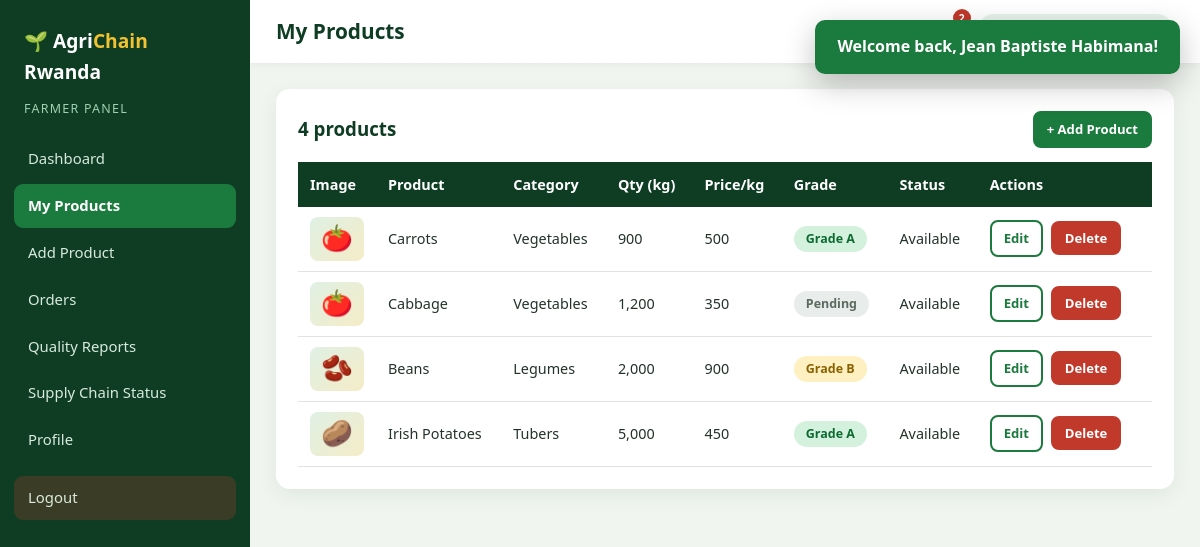
Screenshot of /farmer/products.php (signed in) with the database file from the repository.
### tables this page shows
CREATE TABLE products (
    id INT AUTO_INCREMENT PRIMARY KEY,
    farmer_id INT NOT NULL,
    category_id INT NOT NULL,
    location_id INT NOT NULL,
    name VARCHAR(100) NOT NULL,
    description TEXT NULL,
    quantity_kg DECIMAL(10,2) NOT NULL DEFAULT 0.00,
    price_per_kg DECIMAL(10,2) NOT NULL,
    image VARCHAR(255) NULL,
    quality_grade ENUM('A','B','C','Pending') NOT NULL DEFAULT 'Pending',
    availability ENUM('Available','Low Stock','Sold Out') NOT NULL DEFAULT 'Available',
    created_at TIMESTAMP NOT NULL DEFAULT CURRENT_TIMESTAMP,
    FOREIGN KEY (farmer_id)   REFERENCES farmers(id)    ON DELETE CASCADE,
    FOREIGN KEY (category_id) REFERENCES categories(id),
    FOREIGN KEY (location_id) REFERENCES locations(id)
);

CREATE TABLE categories (
    id INT AUTO_INCREMENT PRIMARY KEY,
    name VARCHAR(80) NOT NULL UNIQUE,
    description VARCHAR(255) NULL
);

### includes/auth.php (called while the page is built, shortened)
<?php
require_once __DIR__ . '/../config/database.php';
require_once __DIR__ . '/functions.php';
function user() { return $_SESSION['user'] ?? null; }
function current_farmer() {
    return db_one("SELECT f.*, u.full_name, u.email, u.phone FROM farmers f JOIN users u ON f.user_id=u.id WHERE f.user_id=?", 'i', [user()['id']]);
}

### farmer/products.php (the view, shortened to what this page needs)
<?php
require_once __DIR__ . '/../includes/auth.php';
$f = current_farmer();
$products = db_all("SELECT p.*, c.name AS category FROM products p JOIN categories c ON p.category_id=c.id WHERE p.farmer_id=? ORDER BY p.id DESC", 'i', [$f['id']]);
require_once __DIR__ . '/../includes/dash_header.php';
?>
<div class="panel"><div class="panel-head"><h3><?= count($products) ?> products</h3><a href="add-product.php" class="btn btn-sm">+ Add Product</a></div>
<div class="table-wrap"><table class="table"><thead><tr><th>Image</th><th>Product</th><th>Category</th><th>Qty (kg)</th><th>Price/kg</th><th>Grade</th><th>Status</th><th>Actions</th></tr></thead><tbody>
<?php foreach ($products as $p): ?>
<tr><td class="thumb"><?= product_visual($p) ?></td><td><?= e($p['name']) ?></td><td><?= e($p['category']) ?></td><td><?= number_format($p['quantity_kg']) ?></td><td><?= number_format($p['price_per_kg']) ?></td>
<td><?= grade_badge($p['quality_grade']) ?></td><td><?= e($p['availability']) ?></td>
<td class="actions"><a class="btn btn-sm btn-outline" href="edit-product.php?id=<?= $p['id'] ?>">Edit</a>
<form method="post" class="inline"><?= csrf_field() ?><input type="hidden" name="delete_id" value="<?= $p['id'] ?>"><button class="btn btn-sm btn-danger" data-confirm="Delete this product?">Delete</button></form></td></tr>
<?php endforeach; ?>
</tbody></table></div></div>
<?php require_once __DIR__ . '/../includes/dash_footer.php'; ?>

### includes/functions.php (shortened to what this page needs)
<?php
function db_all($sql, $types = '', $params = []) {
    global $conn;
    $st = $conn->prepare($sql);
    if ($types !== '') { $st->bind_param($types, ...$params); }
    $st->execute();
    $res = $st->get_result();
    return $res ? $res->fetch_all(MYSQLI_ASSOC) : [];
}
function db_one($sql, $types = '', $params = []) {
    $rows = db_all($sql, $types, $params);
    return $rows[0] ?? null;
}
function e($v) { return htmlspecialchars((string)$v, ENT_QUOTES, 'UTF-8'); }
function grade_badge($g) {
    if ($g === 'Pending') return '<span class="badge grade-pending">Pending</span>';
    return '<span class="badge grade-' . strtolower($g) . '">Grade ' . e($g) . '</span>';
}
function cat_emoji($cat) {
    $m = ['Tubers'=>'🥔','Cereals'=>'🌽','Cash Crops'=>'☕','Legumes'=>'🫘','Vegetables'=>'🍅','Fruits'=>'🍌'];
    return $m[$cat] ?? '🌱';
}
function product_visual($p) {
    $file = basename($p['image'] ?? '');
    return '<div class="img-placeholder"><span>' . cat_emoji($p['category'] ?? '') . '</span></div>';
}

### css/style.css (style rules this page uses)
:root { --green:#1b7a3d; --green-dark:#0f3d24; --green-mid:#2f9e57; --green-light:#e6f3ea; --gold:#f2c230; --blue:#1d6fb8; --bg:#f6f8f3; --white:#fff; --text:#233328; --muted:#6a7a6f; --border:#dde6dc; --danger:#c0392b; --radius:14px; --shadow:0 6px 20px rgba(15,61,36,.08); }
* { box-sizing:border-box;margin:0;padding:0 }
html { scroll-behavior:smooth }
body { font-family:'Segoe UI',system-ui,-apple-system,Roboto,Arial,sans-serif;background:var(--bg);color:var(--text);line-height:1.6 }
a { color:var(--green);text-decoration:none }
h1,h2,h3,h4 { line-height:1.25;color:var(--green-dark) }
.btn { display:inline-block;background:var(--green);color:#fff;border:2px solid var(--green);padding:10px 20px;border-radius:10px;font-weight:600;font-size:.95rem;cursor:pointer;transition:.2s;text-align:center;font-family:inherit }
.btn-sm { padding:6px 12px;font-size:.82rem;border-radius:8px }
.btn-outline { background:transparent;color:var(--green) }
.btn-danger { background:var(--danger);border-color:var(--danger) }
.img-placeholder { height:100%;display:flex;align-items:center;justify-content:center;background:linear-gradient(135deg,#dff0e4,#f5ecc7) }
.img-placeholder span { font-size:4.2rem }
.badge { display:inline-block;padding:3px 12px;border-radius:20px;font-size:.78rem;font-weight:700;white-space:nowrap }
.grade-a { background:#d4f1de;color:#0d6b32 }
.grade-b { background:#fff0c2;color:#8a6200 }
.grade-pending { background:#e8ecea;color:#5b6a60 }
.table-wrap { overflow-x:auto }
.table { width:100%;border-collapse:collapse;background:#fff;font-size:.9rem }
.table th { background:var(--green-dark);color:#fff;text-align:left;padding:11px 12px;font-weight:600;white-space:nowrap }
.table td { padding:10px 12px;border-bottom:1px solid var(--border);vertical-align:middle }
.table .thumb { width:70px }
.thumb img,.thumb .img-placeholder { width:54px;height:44px;border-radius:8px;object-fit:cover }
.thumb .img-placeholder span { font-size:1.6rem }
.actions { white-space:nowrap }
.actions .btn,.actions form { margin-right:4px }
form.inline { display:inline }
.dash-body { display:flex;min-height:100vh;background:#f1f5f0 }
.panel { background:#fff;border-radius:var(--radius);padding:22px;box-shadow:var(--shadow);margin-bottom:20px }
.panel-head { display:flex;justify-content:space-between;align-items:center;margin-bottom:14px;gap:10px;flex-wrap:wrap }
.panel h3 { margin-bottom:10px }
.panel-head h3 { margin:0 }

### rows the page displays
products: category.name "🍅", name "Carrots", category.name "Vegetables", quantity_kg "900", price_per_kg "500", quality_grade "A", availability "Available"
products: category.name "🍅", name "Cabbage", category.name "Vegetables", quantity_kg "1,200", price_per_kg "350", quality_grade "Pending", availability "Available"
products: category.name "🫘", name "Beans", category.name "Legumes", quantity_kg "2,000", price_per_kg "900", quality_grade "B", availability "Available"
products: category.name "🥔", name "Irish Potatoes", category.name "Tubers", quantity_kg "5,000", price_per_kg "450", quality_grade "A", availability "Available"

### other values shown
$role "FARMER"
$m[0] "Dashboard"
$m[0] "My Products"
$m[0] "Add Product"
$m[0] "Orders"
$m[0] "Quality Reports"
$m[0] "Supply Chain Status"
$m[0] "Profile"
$page_title "My Products"
$n "2"
count($products) "4"
